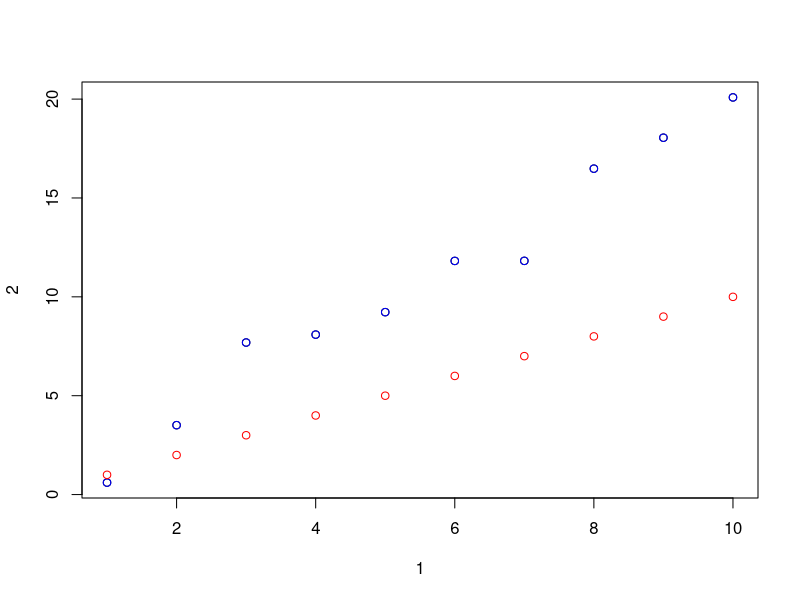

R code for this plot: (Note: this script raises an error after producing the figure.)
library(tidyverse)
#10.5:
#1:
#We can tell that an object is a tibble by seeing its column types
#2
df<- data.frame(abc = 1, xyz = 'a')
df$x
df[, 'xyz']
df[,c('abc','xyz')]
#May cause frustration because the output isn't just the targeted output we want
#3
var <- 'mpg'
#Using a double bracket, for example frame[[var]]
#4
annoying <- tibble(
  `1` = 1:10,
  `2` = `1` * 2 + rnorm(length(`1`))
)
#4.1
annoying$`1`[1]
#4.2
plot(annoying)
points(annoying[2], col = 'blue')
points(annoying[1], col = 'red')
#4.3
toAdd <- annoying[[1]]/annoying[[2]]
annoying <- add_column(annoying,`3` = toAdd)
#4.4
names(annoying)[names(annoying) == '3'] <- 'three'
names(annoying)[names(annoying) == '2'] <- 'two'
names(annoying)[names(annoying) == '1'] <- 'one'
#5
tibble::enframe(annoying[1:3,])
#Frames data into name/value categories, would use when we want to easily access/summarize data
#6
#The print.dataFrame function, n_extra allows you to choose how many extra columns to print

#12.6.1
who1 <- who %>%
  gather(new_sp_m014:newrel_f65, key = "key", value = "cases", na.rm = TRUE)
who1
who1 %>%
  count(key)
who2 <- who1 %>% 
  mutate(key = stringr::str_replace(key, "newrel", "new_rel"))
who2

who3 <- who2 %>% 
  separate(key, c("new", "type", "sexage"), sep = "_")
who3

who3 %>% 
  count(new)

who4 <- who3 %>% 
  select(-new, -iso2, -iso3)

who5 <- who4 %>% 
  separate(sexage, c("sex", "age"), sep = 1)
who5

#1
#I think it's reasonable, but it could have some bad effects depending on what you want
#an NA value can prevent certain computations from being made while having a zero
#may result in some inaccurate computations like means

#2
#If you neglect the step we won't be able to separate into var, sexage, and new

#3

#4
  